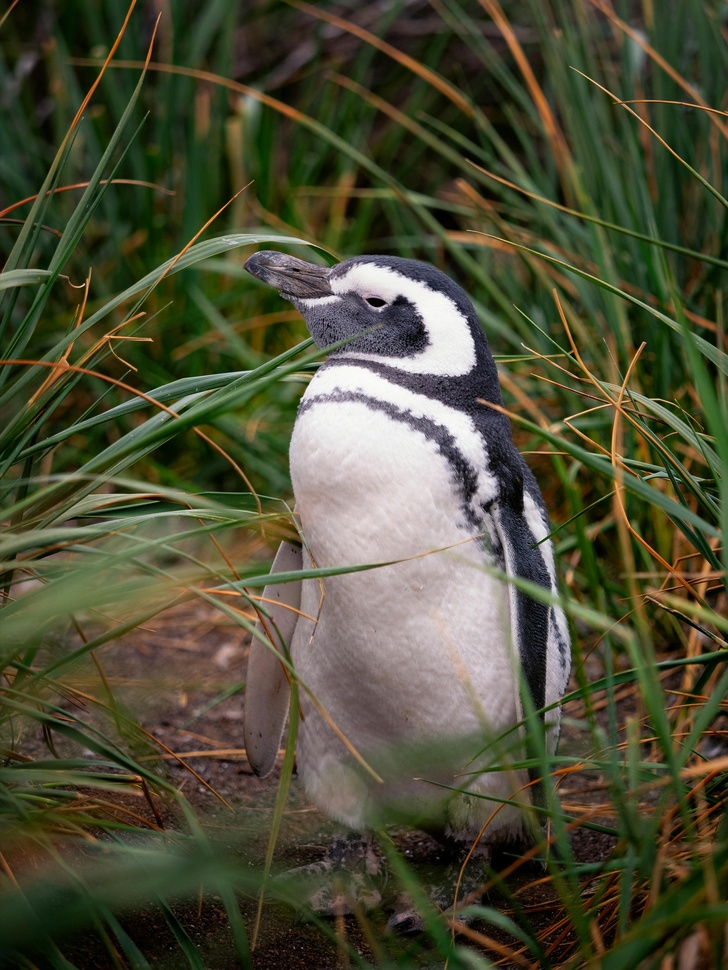
#> input picture SDR_TO_HDR_HLG/penguin.jpg, 728 x 970 px, shrunk from 3876 x 5167 before the run
$ python 'SDR_HDR_HLG copy.py'
#> lines starting #> are read from the running program, lines starting #| are printed output that depends on the picture; long printed decimals are rounded
import cv2
import numpy as np
from skimage.metrics import structural_similarity as ssim, peak_signal_noise_ratio as psnr

def hlg_oetf(x):
    a = 0.17883277
    b = 0.28466892
    c = 0.55991073
    return np.where(x <= 1/12, np.sqrt(3 * x), a * np.log(np.clip(12 * x - b, 1e-10, None)) + c)

# 讀取 SDR 圖像
sdr_image = cv2.imread('penguin.jpg', cv2.IMREAD_COLOR)
#> sdr_image is the input picture: shape (970, 728, 3); mean B, G, R 54.1, 77.4, 77.2
if sdr_image is None:
    raise FileNotFoundError("找不到圖像。請檢查文件路徑。")

# 歸一化到 [0, 1]
sdr_normalized = sdr_image.astype(np.float32) / 255.0
mean_luminance = np.mean(sdr_normalized)
#> mean_luminance = 0.273

# 調整增益
gain = np.clip(0.45 + 0.3 * (1 - mean_luminance), 0.5, 2.0)
#> gain = 0.668
max_luminance = 700.0  # 調低峰值亮度
hdr_linear = sdr_normalized * gain * (max_luminance / 100)

# 限制範圍映射
hdr_hlg_input = np.clip(hdr_linear / 12, 0.01, 0.99)
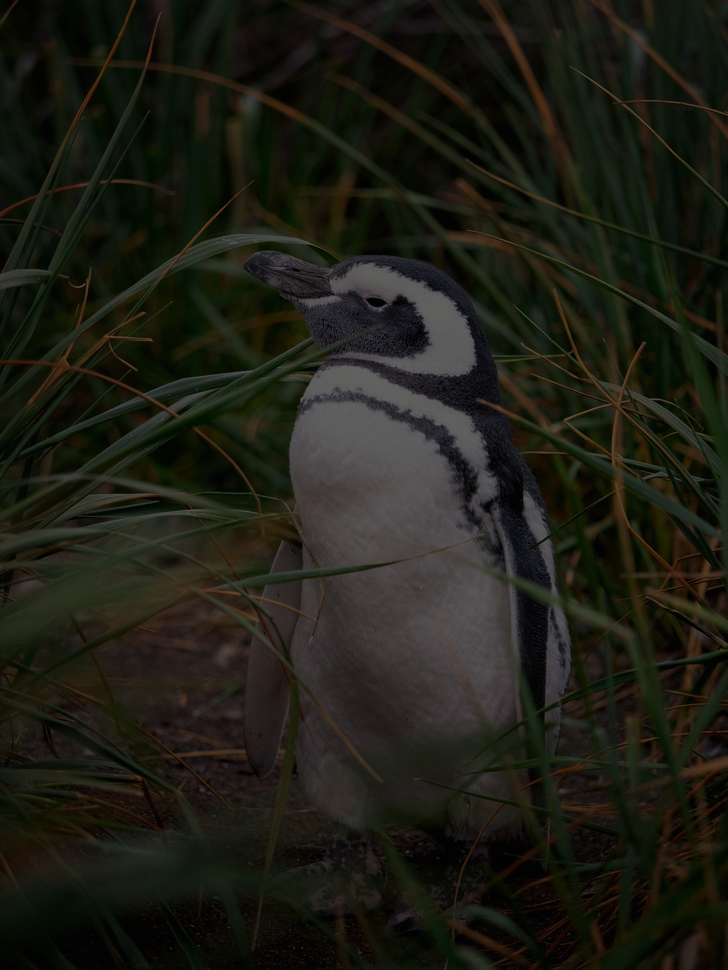
#> hdr_hlg_input: shape (970, 728, 3) float32; mean B, G, R 0.0838, 0.118, 0.118
hdr_hlg = hlg_oetf(hdr_hlg_input)

# 增強對比度與亮度
contrast_factor = 1.2
brightness_offset = -0.05
hdr_hlg_adjusted = np.clip(hdr_hlg * contrast_factor + brightness_offset, 0, 1)
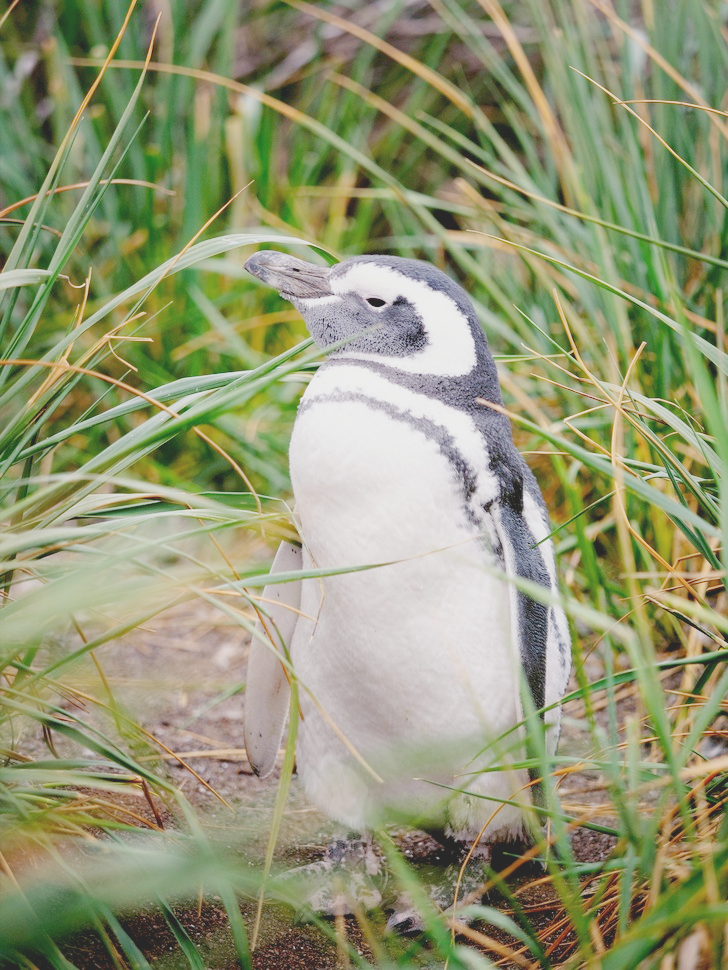
#> hdr_hlg_adjusted: shape (970, 728, 3) float32; mean B, G, R 0.464, 0.597, 0.581

# 儲存為 16 位 TIFF
hdr_hlg_16bit = np.clip(hdr_hlg_adjusted * 65535, 0, 65535).astype(np.uint16)
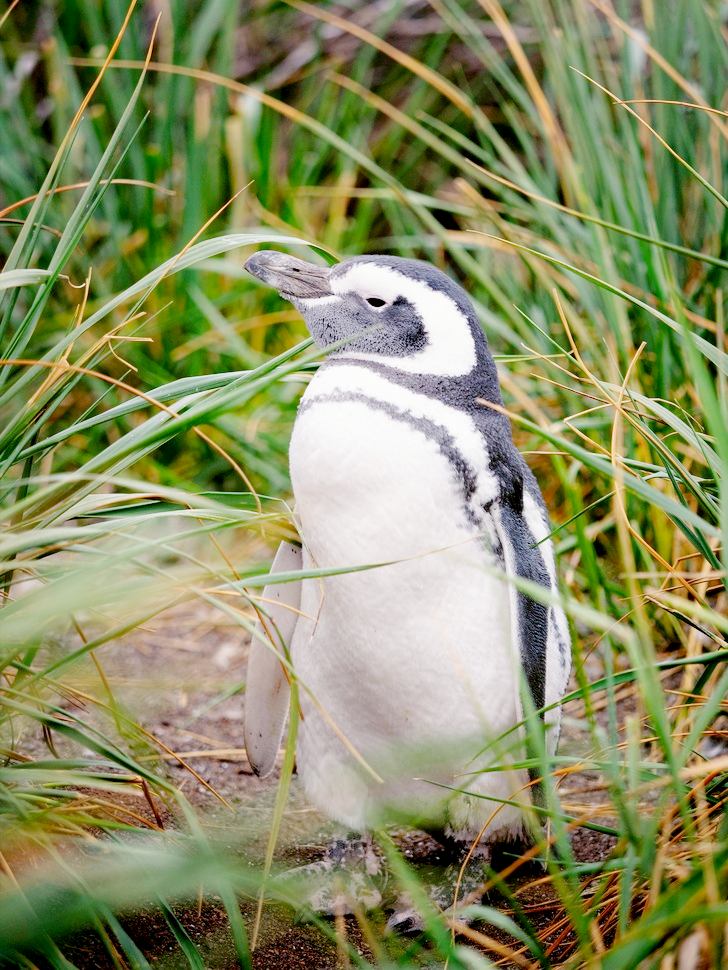
#> hdr_hlg_16bit: shape (970, 728, 3) uint16; mean B, G, R 30394.6, 39157.9, 38107.3; drawn with min black and max white
cv2.imwrite('hdr_hlg_image_adjusted.tiff', hdr_hlg_16bit)

# 計算數值差異
difference = np.abs(sdr_normalized - hdr_hlg_adjusted)
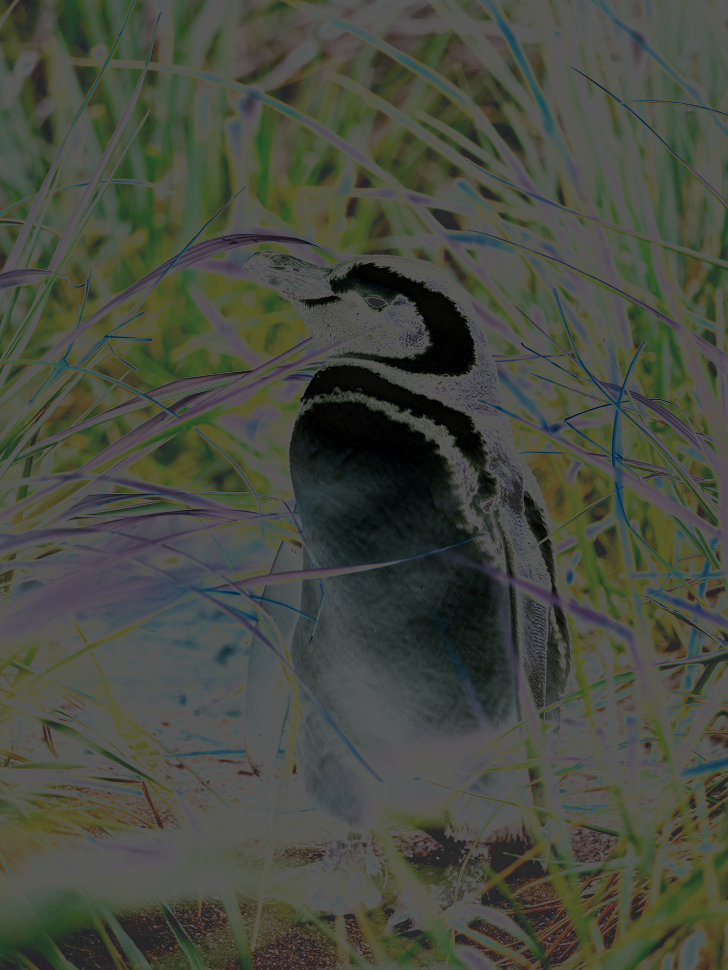
#> difference: shape (970, 728, 3) float32; mean B, G, R 0.252, 0.295, 0.279
mean_difference = np.mean(difference) * 100
#> mean_difference = 27.53
max_difference = np.max(difference) * 100
#> max_difference = 34.72

print(f"平均差異百分比: {mean_difference:.2f}%")
#| 平均差異百分比: 27.53%
print(f"最大差異百分比: {max_difference:.2f}%")
#| 最大差異百分比: 34.72%

# SSIM 與 PSNR
hdr_hlg_image = cv2.imread('hdr_hlg_image_adjusted.tiff', cv2.IMREAD_UNCHANGED)
sdr_gray = cv2.cvtColor(sdr_image, cv2.COLOR_BGR2GRAY)
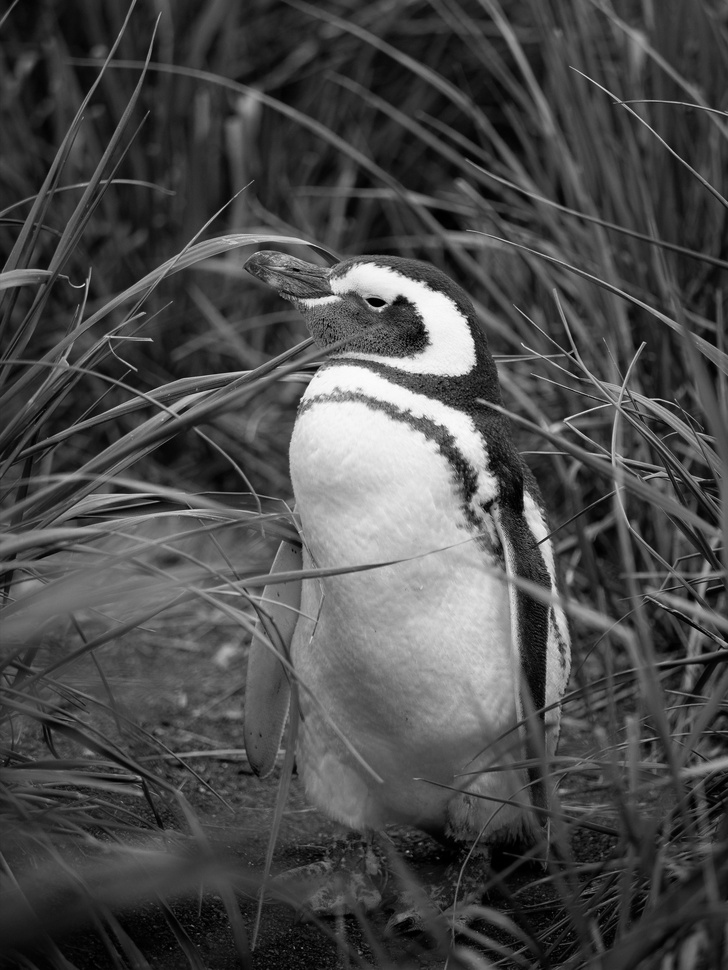
#> sdr_gray: shape (970, 728); min 0, max 254, mean 74.7
hdr_hlg_gray = cv2.cvtColor(hdr_hlg_image, cv2.COLOR_BGR2GRAY)
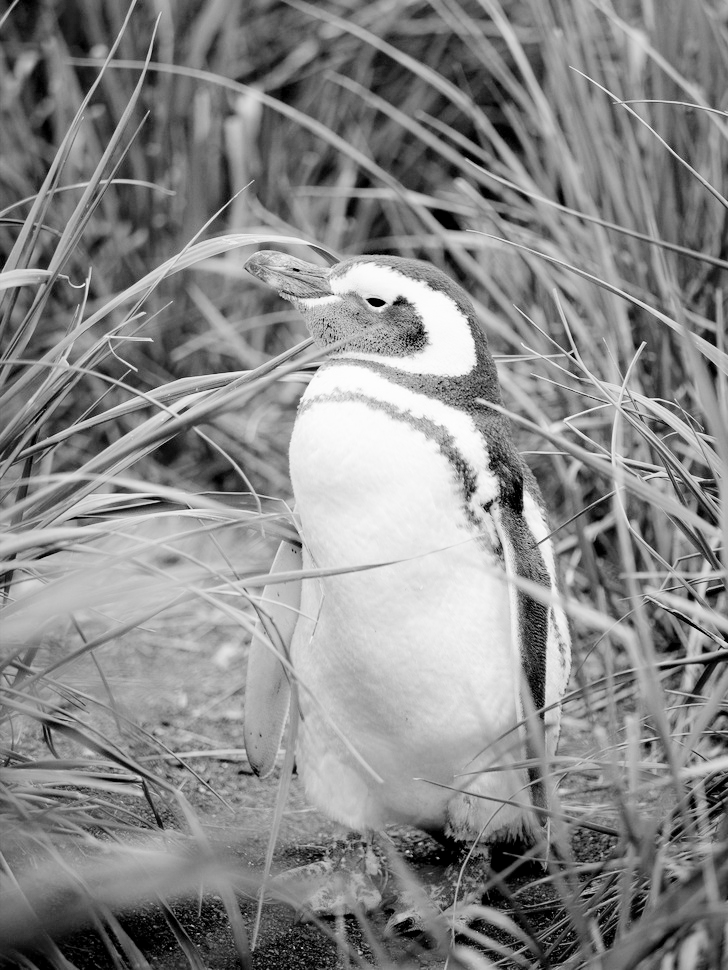
#> hdr_hlg_gray: shape (970, 728) uint16; min 10344, max 61517, mean 37844.9; drawn with min black and max white

similarity_index = ssim(sdr_gray, hdr_hlg_gray)
#> similarity_index = 3.96e-05
psnr_value = psnr(sdr_gray, hdr_hlg_gray, data_range=hdr_hlg_gray.max() - hdr_hlg_gray.min())
#> psnr_value = 2.27

print("SSIM:", similarity_index)
#| SSIM: 3.9626650523851044e-05
print("PSNR:", psnr_value)
#| PSNR: 2.275
